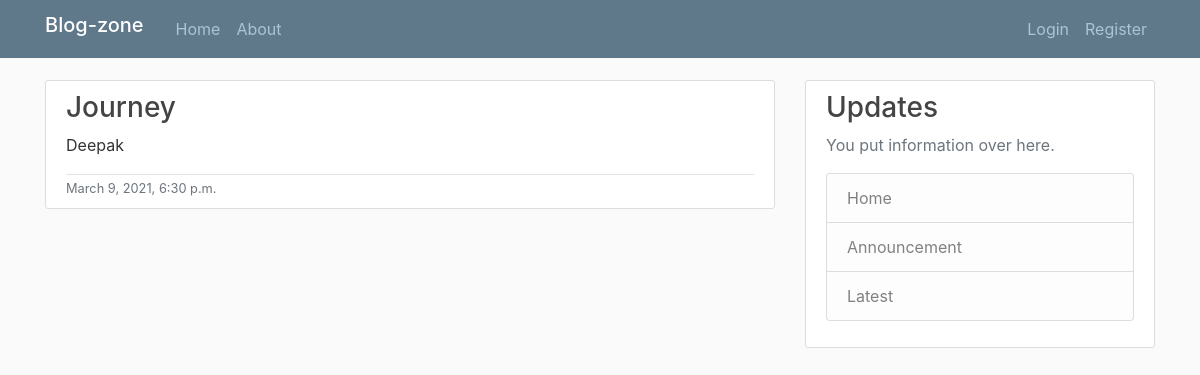
The app's page /post/4/ with its own data.
### Blogg/models.py (models this page shows, shortened)
class Post(models.Model):
    author = models.ForeignKey(User, on_delete=models.CASCADE)
    title = models.CharField(max_length=200)
    pub_date = models.DateTimeField('date published')

### Blogg/views.py (the view)
# urls.py: path('post/<int:pk>/',PostDetailView.as_view(), name ='post-detail'),
class PostDetailView(DetailView):  # A list view
    model = Post

### Blogg/templates/Blogg/post_detail.html
{% extends 'Blogg/boot.html'%}
{% block content %}
    <article class="media content-section">
        <div class="media-body">
            <div class="article-metadata">
                <h3 class = "article-title">{{ object.title }}</h3>
                <p class="mr-2" href="#">{{ object.author }}</p>
            </div>
            <small class="text-muted">{{ object.pub_date }}</small>
        </div>
    </article>
{% endblock content %}

### Blogg/static/Blogg/boot.css (style rules this page uses)
body { background: #fafafa; color: #333333; margin-top: 5rem; }
h1, h2, h3, h4, h5, h6 { color: #444444; }
.content-section { background: #ffffff; padding: 10px 20px; border: 1px solid #dddddd; border-radius: 3px; margin-bottom: 20px; }
.article-title { color: #444444; }
.article-metadata { padding-bottom: 1px; margin-bottom: 4px; border-bottom: 1px solid #e3e3e3 }

### records on screen
Post: title "Journey", author "Deepak", pub_date "March 9, 2021, 6:30 p.m."
